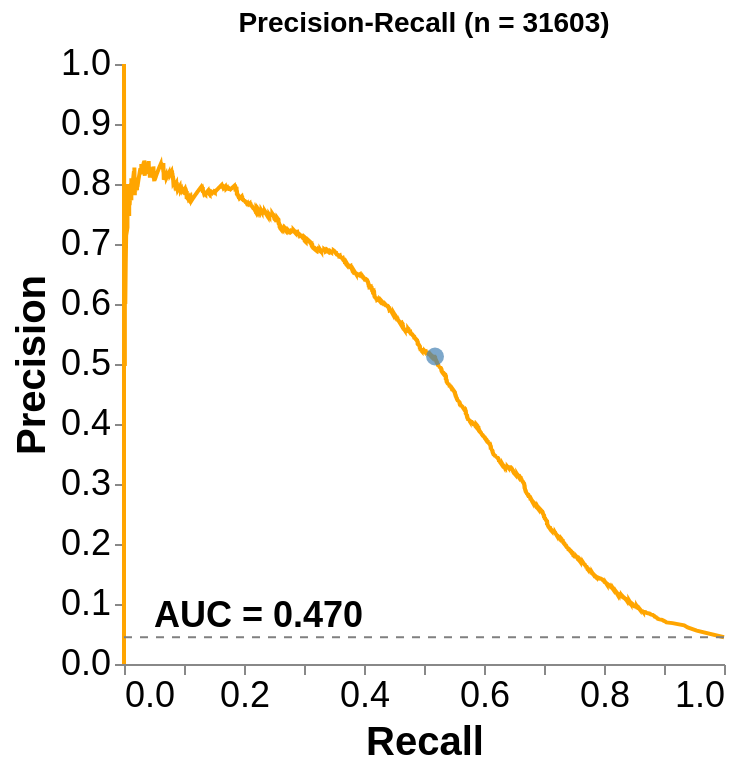
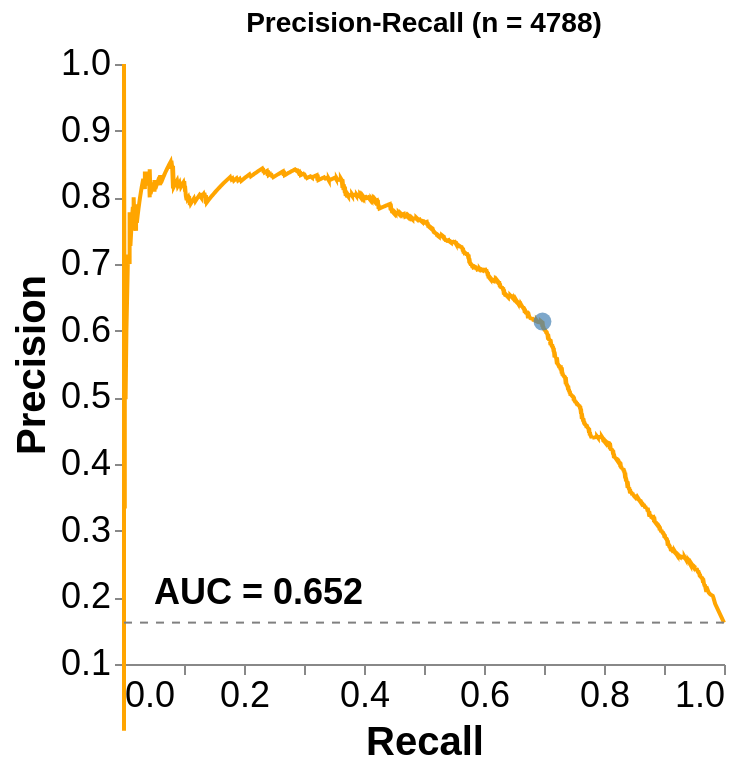
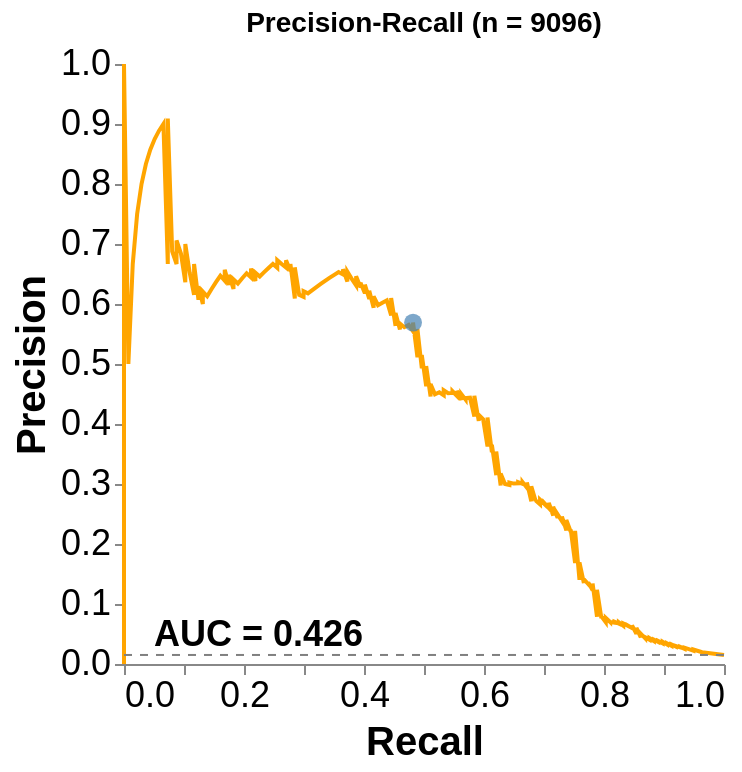
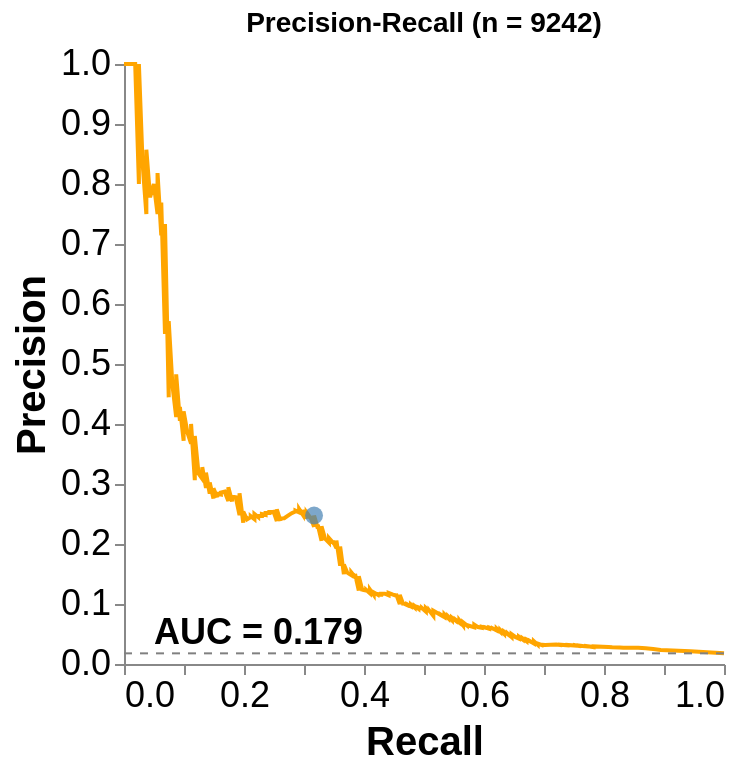

Notebook code for these charts, in order:
### Code cell
for dataset in dfs.keys():
    df = dfs[dataset]
    pr_meta = iter_dict[dataset]

    #filters = ['all', 'Splice Region', 'non-splice', 'coding', 'non-coding & non-splice']
    filters = single_consequence_filters.keys() #alternate single-consequence filters

    for filter in filters:
        #filtered_df = df[df['simplified_consequence'].isin(consequence_filters[filter])]

        filtered_df = df[df['simplified_consequence'].isin(single_consequence_filters[filter])]
        print(f"-------{dataset}-------")
        print(f"---{filter}---")

        if dataset == 'SGE':
            filtered_df = filtered_df.loc[
                (filtered_df['simplified_consequence'] != 'Missense') |
                (
                    ((filtered_df['auth_reported_func_class'] == 'functionally_normal') & (filtered_df['rna_consequence'] == 'normal')) |
                    ((filtered_df['auth_reported_func_class'] == 'functionally_abnormal') & (filtered_df['rna_consequence'] == 'low'))
                )
            ]


            #filtered_df = filtered_df[filtered_df['simplified_consequence'] != 'Intron']
            #filtered_df = filtered_df.dropna(subset='rna_score')
        print(len(filtered_df))
        result = make_pr_curve(filtered_df, label_col=pr_meta['truth_col'], pos_label=pr_meta['pos_label'], neg_label=pr_meta['neg_label'])
    if result is not None:
        _, auc_val, _, _, _ = result

### Figure 1 — Vega-Lite specification as saved in the notebook (floating-point values rounded to 4 significant figures; data arrays with more than 128 entries replaced by an {"elided": "..."} marker saying what was removed)
{"config": {"view": {"continuousWidth": 300, "continuousHeight": 300, "stroke": null}, "axis": {"grid": false}, "title": {"font": "Arial", "fontSize": 14}}, "layer": [{"data": {"name": "data-162bb33cbd9348d6b68bd563d89552c7"}, "mark": {"type": "line", "color": "orange"}, "encoding": {"tooltip": [{"field": "Recall", "format": ".3f", "type": "quantitative"}, {"field": "Precision", "format": ".3f", "type": "quantitative"}], "x": {"axis": {"labelFont": "Arial", "labelFontSize": 18, "title": "Recall", "titleFont": "Arial", "titleFontSize": 20}, "field": "Recall", "scale": {"domain": [0, 1]}, "type": "quantitative"}, "y": {"axis": {"labelFont": "Arial", "labelFontSize": 18, "title": "Precision", "titleFont": "Arial", "titleFontSize": 20}, "field": "Precision", "scale": {"domain": [0.04237, 1]}, "type": "quantitative"}}, "title": "Precision-Recall (n = 31603)"}, {"data": {"name": "data-a87e15435e1d4b5108e4eb54f9eba922"}, "mark": {"type": "rule", "color": "gray", "strokeDash": [4, 4]}, "encoding": {"y": {"field": "y", "type": "quantitative"}}}, {"data": {"name": "data-277b263f05b2ca430175d722fb9c39cb"}, "mark": {"type": "text", "align": "left", "baseline": "bottom", "color": "black", "fontSize": 18, "fontWeight": "bold"}, "encoding": {"text": {"field": "text", "type": "nominal"}, "x": {"field": "x", "scale": {"domain": [0, 1]}, "type": "quantitative"}, "y": {"field": "y", "scale": {"domain": [0.04237, 1]}, "type": "quantitative"}}}, {"data": {"name": "data-cdd152645ac0585f098c3b1f98f1b92e"}, "mark": {"type": "point", "color": "steelblue", "filled": true, "size": 80}, "encoding": {"tooltip": [{"field": "Threshold", "format": ".3f", "title": "Threshold", "type": "quantitative"}, {"field": "Precision", "format": ".3f", "type": "quantitative"}, {"field": "Recall", "format": ".3f", "type": "quantitative"}, {"field": "F1", "format": ".3f", "type": "quantitative"}], "x": {"field": "Recall", "scale": {"domain": [0, 1]}, "type": "quantitative"}, "y": {"field": "Precision", "scale": {"domain": [0.04237, 1]}, "type": "quantitative"}}}], "height": 300, "width": 300, "$schema": "https://vega.github.io/schema/vega-lite/v6.1.0.json", "datasets": {"data-162bb33cbd9348d6b68bd563d89552c7": {"elided": "3463 records"}, "data-a87e15435e1d4b5108e4eb54f9eba922": [{"y": 0.04461}], "data-277b263f05b2ca430175d722fb9c39cb": [{"x": 0.05, "y": 0.04907, "text": "AUC = 0.470"}], "data-cdd152645ac0585f098c3b1f98f1b92e": [{"Recall": 0.5184, "Precision": 0.5125, "Threshold": 0.3143, "F1": 0.5154}]}}

### Figure 2 — Vega-Lite specification as saved in the notebook (floating-point values rounded to 4 significant figures; data arrays with more than 128 entries replaced by an {"elided": "..."} marker saying what was removed)
{"config": {"view": {"continuousWidth": 300, "continuousHeight": 300, "stroke": null}, "axis": {"grid": false}, "title": {"font": "Arial", "fontSize": 14}}, "layer": [{"data": {"name": "data-a9175f02090eee365e9c95876b910324"}, "mark": {"type": "line", "color": "orange"}, "encoding": {"tooltip": [{"field": "Recall", "format": ".3f", "type": "quantitative"}, {"field": "Precision", "format": ".3f", "type": "quantitative"}], "x": {"axis": {"labelFont": "Arial", "labelFontSize": 18, "title": "Recall", "titleFont": "Arial", "titleFontSize": 20}, "field": "Recall", "scale": {"domain": [0, 1]}, "type": "quantitative"}, "y": {"axis": {"labelFont": "Arial", "labelFontSize": 18, "title": "Precision", "titleFont": "Arial", "titleFontSize": 20}, "field": "Precision", "scale": {"domain": [0.154, 1]}, "type": "quantitative"}}, "title": "Precision-Recall (n = 4788)"}, {"data": {"name": "data-a4da8399a0c996cb8f0fb482c9930f3d"}, "mark": {"type": "rule", "color": "gray", "strokeDash": [4, 4]}, "encoding": {"y": {"field": "y", "type": "quantitative"}}}, {"data": {"name": "data-800b9ef46748dedd85420772e6d9b24c"}, "mark": {"type": "text", "align": "left", "baseline": "bottom", "color": "black", "fontSize": 18, "fontWeight": "bold"}, "encoding": {"text": {"field": "text", "type": "nominal"}, "x": {"field": "x", "scale": {"domain": [0, 1]}, "type": "quantitative"}, "y": {"field": "y", "scale": {"domain": [0.154, 1]}, "type": "quantitative"}}}, {"data": {"name": "data-4c782a6b68829b7b5ce6a2a6871dfca1"}, "mark": {"type": "point", "color": "steelblue", "filled": true, "size": 80}, "encoding": {"tooltip": [{"field": "Threshold", "format": ".3f", "title": "Threshold", "type": "quantitative"}, {"field": "Precision", "format": ".3f", "type": "quantitative"}, {"field": "Recall", "format": ".3f", "type": "quantitative"}, {"field": "F1", "format": ".3f", "type": "quantitative"}], "x": {"field": "Recall", "scale": {"domain": [0, 1]}, "type": "quantitative"}, "y": {"field": "Precision", "scale": {"domain": [0.154, 1]}, "type": "quantitative"}}}], "height": 300, "width": 300, "$schema": "https://vega.github.io/schema/vega-lite/v6.1.0.json", "datasets": {"data-a9175f02090eee365e9c95876b910324": {"elided": "2085 records"}, "data-a4da8399a0c996cb8f0fb482c9930f3d": [{"y": 0.1621}], "data-800b9ef46748dedd85420772e6d9b24c": [{"x": 0.05, "y": 0.1783, "text": "AUC = 0.652"}], "data-4c782a6b68829b7b5ce6a2a6871dfca1": [{"Recall": 0.6975, "Precision": 0.6137, "Threshold": 0.3144, "F1": 0.6529}]}}

### Figure 3 — Vega-Lite specification as saved in the notebook (floating-point values rounded to 4 significant figures; data arrays with more than 128 entries replaced by an {"elided": "..."} marker saying what was removed)
{"config": {"view": {"continuousWidth": 300, "continuousHeight": 300, "stroke": null}, "axis": {"grid": false}, "title": {"font": "Arial", "fontSize": 14}}, "layer": [{"data": {"name": "data-b7c8259faa5413b87335b9757d68a078"}, "mark": {"type": "line", "color": "orange"}, "encoding": {"tooltip": [{"field": "Recall", "format": ".3f", "type": "quantitative"}, {"field": "Precision", "format": ".3f", "type": "quantitative"}], "x": {"axis": {"labelFont": "Arial", "labelFontSize": 18, "title": "Recall", "titleFont": "Arial", "titleFontSize": 20}, "field": "Recall", "scale": {"domain": [0, 1]}, "type": "quantitative"}, "y": {"axis": {"labelFont": "Arial", "labelFontSize": 18, "title": "Precision", "titleFont": "Arial", "titleFontSize": 20}, "field": "Precision", "scale": {"domain": [0.01431, 1]}, "type": "quantitative"}}, "title": "Precision-Recall (n = 9096)"}, {"data": {"name": "data-59ced803877d72978591f694df1748b0"}, "mark": {"type": "rule", "color": "gray", "strokeDash": [4, 4]}, "encoding": {"y": {"field": "y", "type": "quantitative"}}}, {"data": {"name": "data-1a8f7bfcefe8f7c1f4cb86edc7e048d2"}, "mark": {"type": "text", "align": "left", "baseline": "bottom", "color": "black", "fontSize": 18, "fontWeight": "bold"}, "encoding": {"text": {"field": "text", "type": "nominal"}, "x": {"field": "x", "scale": {"domain": [0, 1]}, "type": "quantitative"}, "y": {"field": "y", "scale": {"domain": [0.01431, 1]}, "type": "quantitative"}}}, {"data": {"name": "data-abdadaa09d007aa5cad783275867bb46"}, "mark": {"type": "point", "color": "steelblue", "filled": true, "size": 80}, "encoding": {"tooltip": [{"field": "Threshold", "format": ".3f", "title": "Threshold", "type": "quantitative"}, {"field": "Precision", "format": ".3f", "type": "quantitative"}, {"field": "Recall", "format": ".3f", "type": "quantitative"}, {"field": "F1", "format": ".3f", "type": "quantitative"}], "x": {"field": "Recall", "scale": {"domain": [0, 1]}, "type": "quantitative"}, "y": {"field": "Precision", "scale": {"domain": [0.01431, 1]}, "type": "quantitative"}}}], "height": 300, "width": 300, "$schema": "https://vega.github.io/schema/vega-lite/v6.1.0.json", "datasets": {"data-b7c8259faa5413b87335b9757d68a078": {"elided": "1338 records"}, "data-59ced803877d72978591f694df1748b0": [{"y": 0.01506}], "data-1a8f7bfcefe8f7c1f4cb86edc7e048d2": [{"x": 0.05, "y": 0.01657, "text": "AUC = 0.426"}], "data-abdadaa09d007aa5cad783275867bb46": [{"Recall": 0.4818, "Precision": 0.569, "Threshold": 0.454, "F1": 0.5217}]}}

### Figure 4 — Vega-Lite specification as saved in the notebook (floating-point values rounded to 4 significant figures; data arrays with more than 128 entries replaced by an {"elided": "..."} marker saying what was removed)
{"config": {"view": {"continuousWidth": 300, "continuousHeight": 300, "stroke": null}, "axis": {"grid": false}, "title": {"font": "Arial", "fontSize": 14}}, "layer": [{"data": {"name": "data-22114052764a4431e2e58c27179388c1"}, "mark": {"type": "line", "color": "orange"}, "encoding": {"tooltip": [{"field": "Recall", "format": ".3f", "type": "quantitative"}, {"field": "Precision", "format": ".3f", "type": "quantitative"}], "x": {"axis": {"labelFont": "Arial", "labelFontSize": 18, "title": "Recall", "titleFont": "Arial", "titleFontSize": 20}, "field": "Recall", "scale": {"domain": [0, 1]}, "type": "quantitative"}, "y": {"axis": {"labelFont": "Arial", "labelFontSize": 18, "title": "Precision", "titleFont": "Arial", "titleFontSize": 20}, "field": "Precision", "scale": {"domain": [0.01687, 1]}, "type": "quantitative"}}, "title": "Precision-Recall (n = 9242)"}, {"data": {"name": "data-14f3f224df886c108ebd76d9a78c7df0"}, "mark": {"type": "rule", "color": "gray", "strokeDash": [4, 4]}, "encoding": {"y": {"field": "y", "type": "quantitative"}}}, {"data": {"name": "data-73d197123ec5c4d3926489d0e39347fe"}, "mark": {"type": "text", "align": "left", "baseline": "bottom", "color": "black", "fontSize": 18, "fontWeight": "bold"}, "encoding": {"text": {"field": "text", "type": "nominal"}, "x": {"field": "x", "scale": {"domain": [0, 1]}, "type": "quantitative"}, "y": {"field": "y", "scale": {"domain": [0.01687, 1]}, "type": "quantitative"}}}, {"data": {"name": "data-d38cbf70ccb0767ac95b3fffa5febcff"}, "mark": {"type": "point", "color": "steelblue", "filled": true, "size": 80}, "encoding": {"tooltip": [{"field": "Threshold", "format": ".3f", "title": "Threshold", "type": "quantitative"}, {"field": "Precision", "format": ".3f", "type": "quantitative"}, {"field": "Recall", "format": ".3f", "type": "quantitative"}, {"field": "F1", "format": ".3f", "type": "quantitative"}], "x": {"field": "Recall", "scale": {"domain": [0, 1]}, "type": "quantitative"}, "y": {"field": "Precision", "scale": {"domain": [0.01687, 1]}, "type": "quantitative"}}}], "height": 300, "width": 300, "$schema": "https://vega.github.io/schema/vega-lite/v6.1.0.json", "datasets": {"data-22114052764a4431e2e58c27179388c1": {"elided": "1229 records"}, "data-14f3f224df886c108ebd76d9a78c7df0": [{"y": 0.01775}], "data-73d197123ec5c4d3926489d0e39347fe": [{"x": 0.05, "y": 0.01953, "text": "AUC = 0.179"}], "data-d38cbf70ccb0767ac95b3fffa5febcff": [{"Recall": 0.3168, "Precision": 0.2476, "Threshold": 0.2302, "F1": 0.2779}]}}
